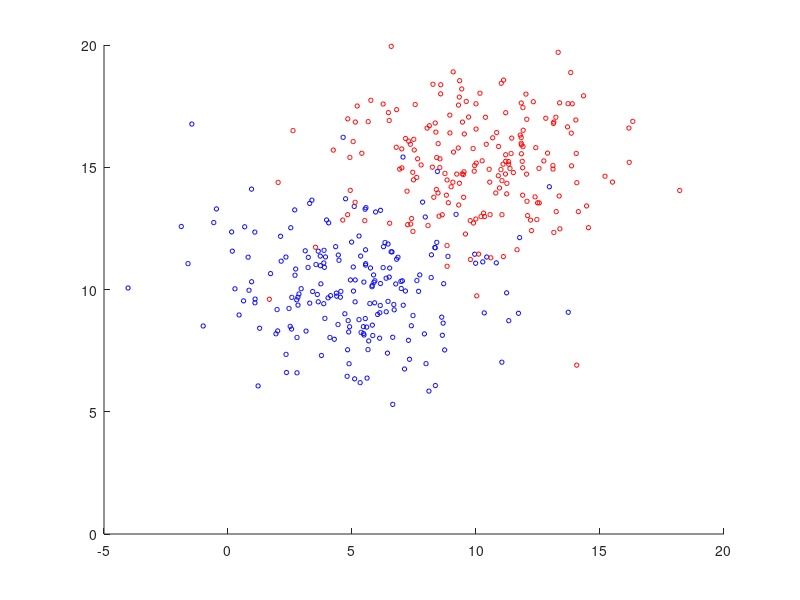

Here is the MATLAB script that generated this plot: (Note: this script raises an error after producing the figure.)
clear all;
close all;

MU1 = [5 10];
SIGMA1 = [8 0; 0 4];
MU2 = [10 15];
SIGMA2 = [8 0; 0 4];
X1 = mvnrnd(MU1,SIGMA1,200);
X2 = mvnrnd(MU2,SIGMA2,200);

range1 = [-5:0.1:20]
range2 = [-5:0.1:20]

figure;
hold on;

scatter(X1(:,1), X1(:,2), 10, 'b');
scatter(X2(:,1), X2(:,2), 10, 'r');

[a_vectors, a_values] = eigs(SIGMA1)
[b_vectors, b_values] = eigs(SIGMA2)

a_theta = atan2(a_vectors(2,1), a_vectors(1,1));
plot_ellipse(MU1(1), MU1(2), a_theta, sqrt(a_values(1,1)), sqrt(a_values(2,2)));

b_theta = atan2(b_vectors(2,1), b_vectors(1,1));
plot_ellipse(MU2(1), MU2(2), b_theta, sqrt(b_values(1,1)),sqrt(b_values(2,2)));

med_1 = MED([MU1; MU2], range1, range2);
contour(range1, range2, med_1', [1 1], '--r');
hold on;
